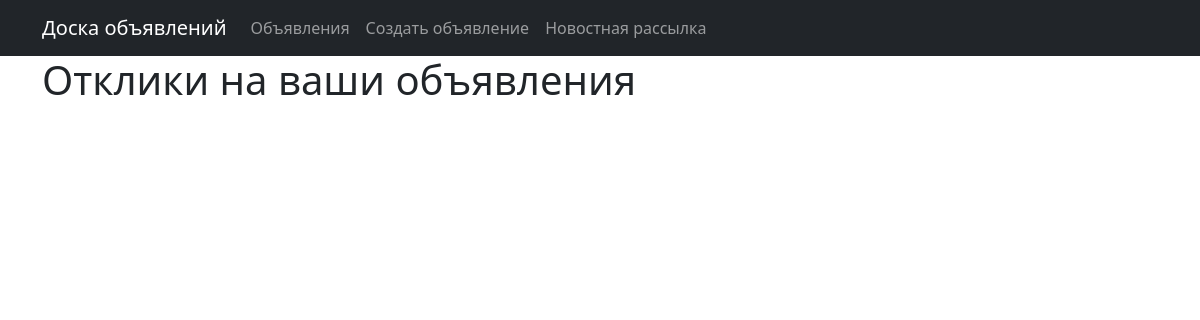
The app's page /responses/ (signed in), older data.
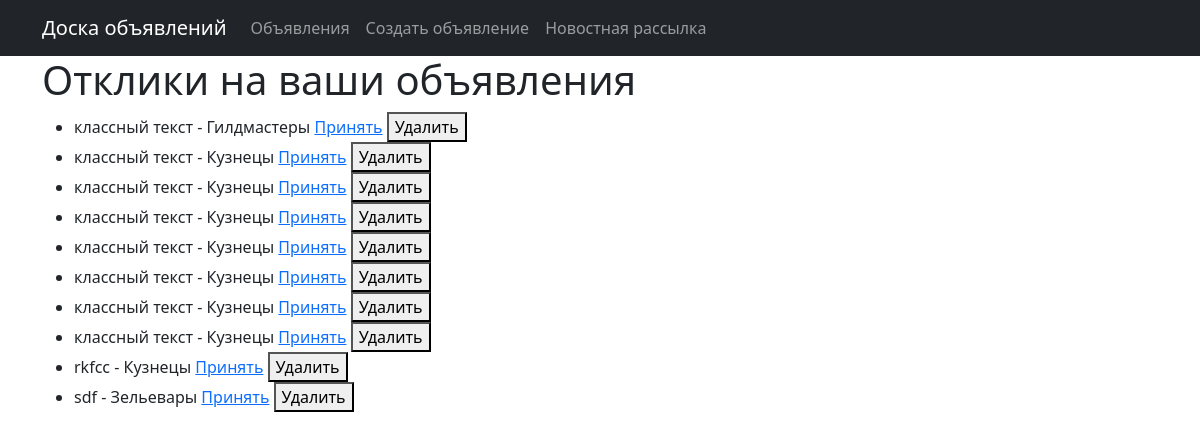
The same page, newer data.
### board/models.py (models this page shows, shortened)
class Response(models.Model):
    content = models.TextField()
    created_at = models.DateTimeField(auto_now_add=True)
    is_accepted = models.BooleanField(default = False)
    ad = models.ForeignKey(Ad, on_delete=models.CASCADE)
    user = models.ForeignKey(CustomUser, on_delete=models.CASCADE)

class Ad(models.Model):
    CATEGORY_CHOICES = [
        ('TANK', 'Танки'),
        ('HEALER', 'Хилы'),
        ('DPS', 'ДД'),
        ('MERCHANT', 'Торговцы'),
        ('GUILDMASTER', 'Гилдмастеры'),
        ('QUESTGIVER', 'Квестгиверы'),
        ('BLACKSMITH', 'Кузнецы'),
        ('LEATHERWORKER', 'Кожевники'),
        ('POTION_MASTER', 'Зельевары'),
        ('SPELLMASTER', 'Мастера заклинаний'),
    ]
    title = models.CharField(max_length=255)
    content = CKEditor5Field('Контент')
    created_at = models.DateTimeField(auto_now_add=True)
    update_at = models.DateTimeField(auto_now=True)
    user = models.ForeignKey(CustomUser, on_delete=models.CASCADE)
    category = models.CharField(max_length=20, choices=CATEGORY_CHOICES)

### board/views.py (the view)
# urls.py: path('responses/', ResponseListView.as_view(), name='response_list'),
class ResponseListView(LoginRequiredMixin, ListView):
    model = Response
    template_name = 'response_list.html'
    context_object_name = 'responses'
    def get_queryset(self):
        return Response.objects.filter(ad__user=self.request.user)

### templates/response_list.html (shortened to what this page needs)
{% extends "flatpages/default.html" %}
{% block content %}
  <h1>Отклики на ваши объявления</h1>
  <ul>
    {% for response in responses %}
      <li>
        {{ response.content }} - {{ response.ad.title }}
        <a href="{% url 'response_accept' response.pk %}">Принять</a>
        <form action="{% url 'response_delete' response.pk %}" method="post" style="display:inline;">
          <button type="submit">Удалить</button>
        </form>
      </li>
    {% endfor %}
  </ul>
{% endblock %}

Row changes from the older to the newer data that the page shows:
added Response: content "классный текст", ad "Гилдмастеры"
added Response: content "классный текст", ad "Кузнецы"
added Response: content "классный текст", ad "Кузнецы"
added Response: content "классный текст", ad "Кузнецы"
added Response: content "классный текст", ad "Кузнецы"
added Response: content "классный текст", ad "Кузнецы"
added Response: content "классный текст", ad "Кузнецы"
added Response: content "классный текст", ad "Кузнецы"
added Response: content "rkfcc", ad "Кузнецы"
added Response: content "sdf", ad "Зельевары"
